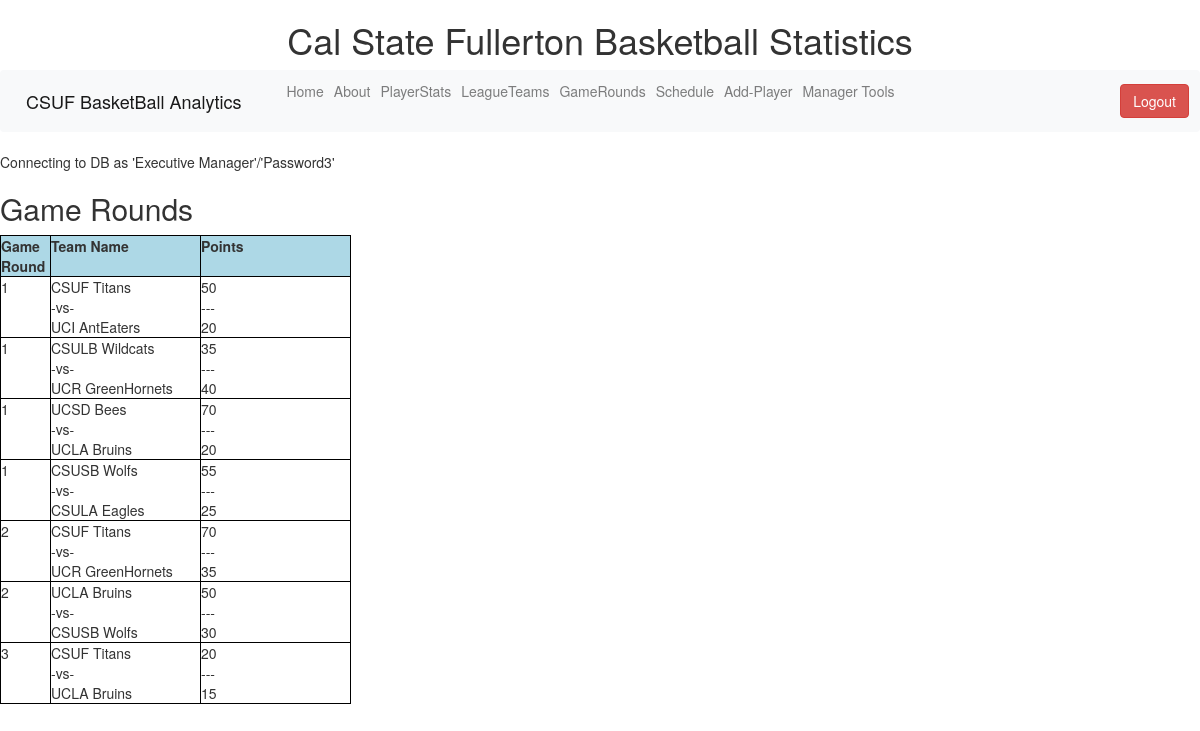
The page /GameRounds.php on the database its author committed.
### tables this page shows
CREATE TABLE GP_Team
(
GameRound INTEGER UNSIGNED NOT NULL,

TeamID_A  INTEGER UNSIGNED NOT NULL,
TeamAPoints   VARCHAR(100),

TeamID_B INTEGER UNSIGNED NOT NULL,
TeamBPoints VARCHAR(100),

DateTracker CHAR(10),
Months   VARCHAR(100),
Days     VARCHAR(100),
Years    CHAR(10),

FOREIGN KEY (TeamID_A) REFERENCES LeagueTeam(TeamID) ON DELETE CASCADE,
FOREIGN KEY (TeamID_B) REFERENCES LeagueTeam(TeamID) ON DELETE CASCADE
);

CREATE TABLE LeagueTeam
( TeamID      INTEGER UNSIGNED NOT NULL AUTO_INCREMENT  PRIMARY KEY,
  TeamName    VARCHAR(100)
);

### phpNamesofRoles.php (called while the page is built, shortened)
<?php
    $DBPasswords = ['Observer' => 'Password1',
                   'Users'     => 'Password2',
                   'Executive Manager' => 'Password3'];
?>

### GameRounds.php (the view, shortened to what this page needs)
<!DOCTYPE html>
<html>
<head>
<body bgcolor="lightblue">
        <h1 style="text-align:center">Cal State Fullerton Basketball Statistics</h1>
<link rel="stylesheet" href="https://maxcdn.bootstrapcdn.com/bootstrap/4.0.0/css/bootstrap.min.css">
<body bgcolor="lightblue">
<?php
      require_once('navbar.php');
	  require_once('createDB.php');
$query3 = "SELECT t1.GameRound, t1.TeamID_A, t1.TeamAPoints, t1.DateTracker, t2.TeamName
				FROM GP_Team AS t1 INNER JOIN LeagueTeam AS t2
				 ON t1.TeamID_A = t2.TeamID
				 ORDER BY GameRound";
		  if(!$result3 = mysqli_query($link,$query3))
		  {
			  die('There was an error running query:3 ');
		  }
  $query4 = "SELECT t1.GameRound, t1.TeamID_B, t1.TeamBPoints, t1.DateTracker, t2.TeamName
				FROM GP_Team AS t1 INNER JOIN LeagueTeam AS t2
				 ON t1.TeamID_B = t2.TeamID
				 ORDER BY GameRound";
		  if(!$result4 = mysqli_query($link,$query4))
		  {
			  die('There was an error running query:4 ');
		  }
?>
<table style="border:1px solid black; border-collapse:collapse;">
<h2>Game Rounds</h2>
      <tr>
        <th colspan="1" style="vertical-align:top; width:50px; border:1px solid black; background: lightblue;"> Game Round </th>
		<th colspan="1" style="vertical-align:top; width:150px; border:1px solid black; background: lightblue;">Team Name</th>
		<th colspan="1" style="vertical-align:top; width:150px; border:1px solid black; background: lightblue;">  Points  </th>
      </tr>
   <?php
        $fmt_style = 'style="vertical-align:top; border:1px solid black;"';
		   if((mysqli_num_rows($result3) > 0) && (mysqli_num_rows($result4) > 0) ){
				while (($row = mysqli_fetch_array($result3)) && ($row2 = mysqli_fetch_array($result4)) )
			    {
				echo "      <tr>\n";
				echo "<td  $fmt_style>". $row['GameRound'] . "</td>\n";
				echo "<td  $fmt_style>". $row['TeamName'] ."<br/>-vs-<br/>".$row2['TeamName']. "</td>\n";
				echo "<td  $fmt_style>". $row['TeamAPoints'] ."<br/>---<br/>".$row2['TeamBPoints']. "</td>\n";
				echo "      </tr>\n";
				}
			}
		  ?>
</table>
</body>
</head>
</html>

### navbar.php (shortened to what this page needs)
<!DOCTYPE>
<html>
<head>
    <link rel="stylesheet" href="https://maxcdn.bootstrapcdn.com/bootstrap/4.0.0/css/bootstrap.min.css">
    <link rel="stylesheet" href="https://maxcdn.bootstrapcdn.com/bootstrap/3.3.7/css/bootstrap.min.css">
<body>
<nav class="navbar navbar-expand-lg navbar-light bg-light">
  <a class="navbar-brand" href="#">CSUF BasketBall Analytics</a>
  <div class="collapse navbar-collapse" id="navbarNavAltMarkup">
    <div class="navbar-nav">
      <a class="nav-item nav-link" href="welcome.php">Home <span class="sr-only">(current)</span></a>
      <a class="nav-item nav-link" href="about.php">About</a>
      <a class="nav-item nav-link" href="PlayerStats.php">PlayerStats</a>
	  <a class="nav-item nav-link" href="LeagueList.php">LeagueTeams</a>
	  <a class="nav-item nav-link" href="GameRounds.php">GameRounds</a>
	  <a class="nav-item nav-link" href="Schedule.php">Schedule</a>
	    <a class="nav-item nav-link" href="AddPlayer.php">Add-Player</a>
      <a class="nav-item nav-link" href="users.php">Manager Tools</a>
    </div>
    <ul class="nav navbar-nav navbar-right">
        <a href="logout.php" class="btn btn-danger navbar-btn" role="button">Logout</a>
    </ul>
  </div>
</nav>
</body>
</head>
</html>

### createDB.php (shortened to what this page needs)
<?php
require_once('phpNamesofRoles.php');
  function userAccess()
  {
    global $DBPasswords;
    return  isset($_SESSION['UserName']) && !empty($_SESSION['UserName'])   &&
            isset($_SESSION['UserRole']) && !empty($_SESSION['UserRole'])   &&
            isset($DBPasswords[$_SESSION['UserRole']]);
  }
  if(userAccess()) {
    $DBName = $_SESSION['UserRole'];
  } else {
     $DBName = NO_ROLE;
  }
  $DBPassword  = $DBPasswords[$DBName];
  printf("Connecting to DB as '%s'/'%s'<br/>", $DBName, $DBPassword);
?>

### rows shown on the page
gp_team: GameRound "1", TeamID_A.TeamName "CSUF Titans", TeamID_B.TeamName "UCI AntEaters", TeamAPoints "50", TeamBPoints "20"
gp_team: GameRound "1", TeamID_A.TeamName "CSULB Wildcats", TeamID_B.TeamName "UCR GreenHornets", TeamAPoints "35", TeamBPoints "40"
gp_team: GameRound "1", TeamID_A.TeamName "UCSD Bees", TeamID_B.TeamName "UCLA Bruins", TeamAPoints "70", TeamBPoints "20"
gp_team: GameRound "1", TeamID_A.TeamName "CSUSB Wolfs", TeamID_B.TeamName "CSULA Eagles", TeamAPoints "55", TeamBPoints "25"
gp_team: GameRound "2", TeamID_A.TeamName "CSUF Titans", TeamID_B.TeamName "UCR GreenHornets", TeamAPoints "70", TeamBPoints "35"
gp_team: GameRound "2", TeamID_A.TeamName "UCLA Bruins", TeamID_B.TeamName "CSUSB Wolfs", TeamAPoints "50", TeamBPoints "30"
gp_team: GameRound "3", TeamID_A.TeamName "CSUF Titans", TeamID_B.TeamName "UCLA Bruins", TeamAPoints "20", TeamBPoints "15"

### other values the page prints
$DBName "Executive Manager"
$DBPassword "Password3"
